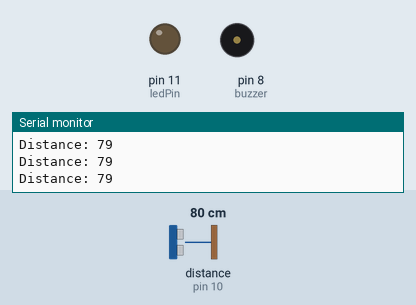
Recording of a sketch running on a simulated Arduino Uno, built with avr-gcc and run on an emulated ATmega328P. Parts: output pins drawn as LEDs (lit = HIGH), buzzer (waves = sounding, pin HIGH), the last lines printed to the serial monitor. Wiring (inferred from the names in the program): ultrasonic range finder: trigger pin 9; echo pin 10. The inputs (shaded band) are chosen by the test bench; at power-on: distance to the obstacle (sensor on pin 10) 80 cm. The echo pulse lasts 58.3 µs per cm; pins used as bus, display or sensor lines are not drawn.

Above: at 1.2 s.
1.3 s: distance to the obstacle (sensor on pin 10) set to 56 cm
2.8 s: distance to the obstacle (sensor on pin 10) set to 48 cm
At 3.7 s:
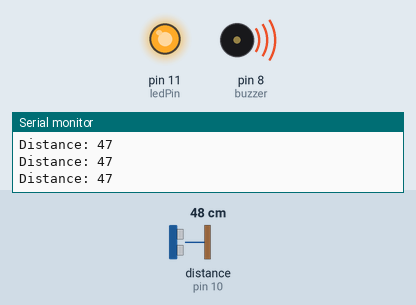
4.3 s: distance to the obstacle (sensor on pin 10) set to 60 cm
At 4.8 s:
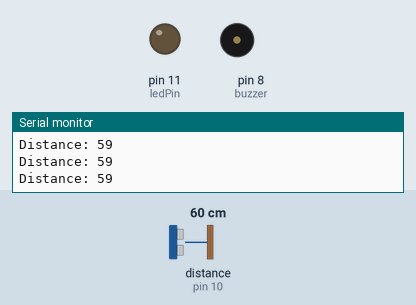
7.3 s: distance to the obstacle (sensor on pin 10) set to 18 cm
At 8.3 s:
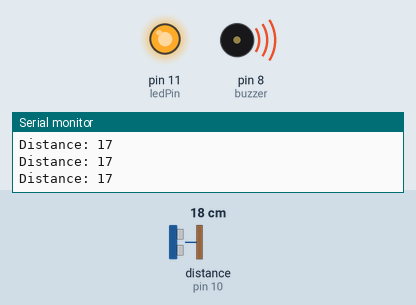
Timing chart, 0 to 9.8 s (numbered marks = the images above; inputs shaded):
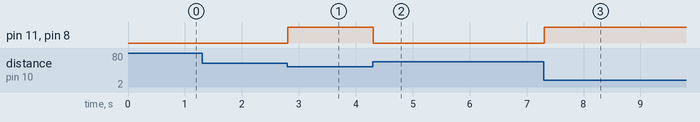

Measured:
- the behaviour switches between 52 and 51 cm on distance to the obstacle (sensor on pin 10) (found by bisection; images 0 and 1)
- after the input at 2.8 s, pin 11 (ledPin), pin 8 (buzzer): LOW → HIGH at once
- after the input at 4.3 s, pin 11 (ledPin), pin 8 (buzzer): HIGH → LOW at once
- after the input at 7.3 s, pin 11 (ledPin), pin 8 (buzzer): LOW → HIGH at once

The sketch:

ultrasonic-basic.ino
```cpp
const int trigPin = 9;
const int echoPin = 10;
const int buzzer = 8;
const int ledPin = 11;
// defines variables
long duration;
int distance;
int safetyDistance;
void setup(){
pinMode(trigPin, OUTPUT); // Sets the trigPin as an Output
pinMode(echoPin, INPUT); // Sets the echoPin as an Input
pinMode(buzzer, OUTPUT);
pinMode(ledPin, OUTPUT);
Serial.begin(9600);
}

void loop(){
  digitalWrite(trigPin, LOW);
delayMicroseconds(2);

// Sets the trigPin on HIGH state for 10 micro seconds
digitalWrite(trigPin, HIGH);
delayMicroseconds(10);
digitalWrite(trigPin, LOW);

// Reads the echoPin, returns the sound wave travel time in microseconds
duration = pulseIn(echoPin, HIGH);

// Calculating the distance
distance= duration*0.034/2;

safetyDistance = distance;
if (safetyDistance <=50){
  digitalWrite(buzzer, HIGH);
  digitalWrite(ledPin, HIGH);
}
else{
  digitalWrite(buzzer, LOW);
  digitalWrite(ledPin, LOW);
}
// Prints the distance on the Serial Monitor
Serial.print("Distance: ");
Serial.println(distance);
}
```
